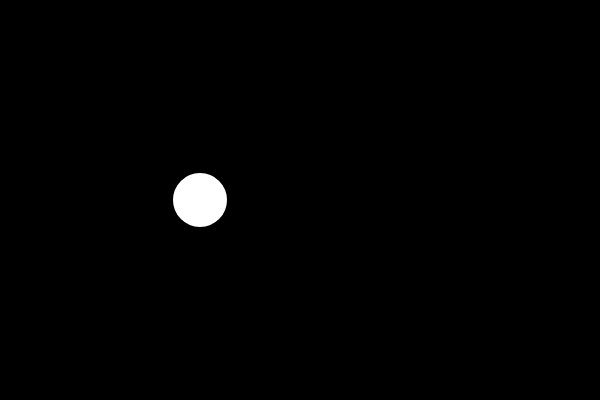
Frame 1 (no input)
Frame 60 (no input): identical to frame 1, image omitted
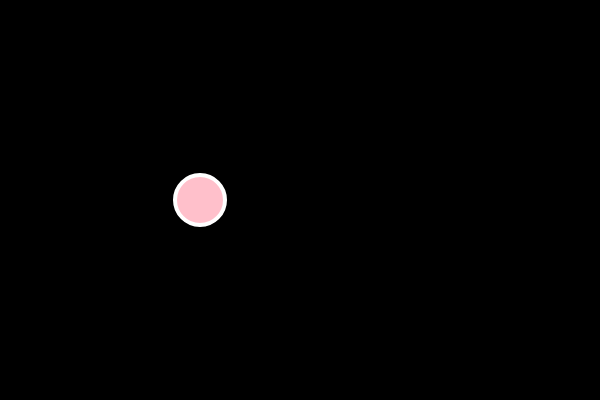
Frame 120 (the mouse pressed at the canvas centre since frame 60)

The p5.js sketch that drew these frames (run headless with seeded random() and noise() and a simulated clock; from frame 60 on, the mouse is pressed at the canvas centre):

// p5.js sketch
// ── sketch.js
function setup() {
  createCanvas(600, 400);
}

function draw() {
  background(0);
  stroke(255);
  strokeWeight(4);
  circle(200,200,50)
  if(mouseX>300){
    fill("red");
  } else if(mouseX>250){
    fill("pink");
  } else if(mouseX>200){
    fill(255);
  } else if(mouseX>150){
    fill("purple");
  }
}
